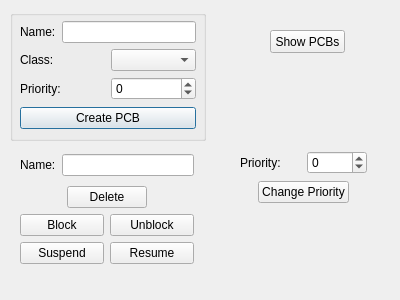
<?xml version="1.0" encoding="UTF-8"?>
<ui version="4.0">
 <class>PCBManagerDialog</class>
 <widget class="QDialog" name="PCBManagerDialog">
  <property name="geometry">
   <rect>
    <x>0</x>
    <y>0</y>
    <width>400</width>
    <height>300</height>
   </rect>
  </property>
  <property name="windowTitle">
   <string>PCB Manager</string>
  </property>
  <widget class="QGroupBox" name="createBox">
   <property name="geometry">
    <rect>
     <x>10</x>
     <y>10</y>
     <width>196</width>
     <height>131</height>
    </rect>
   </property>
   <property name="sizePolicy">
    <sizepolicy hsizetype="Fixed" vsizetype="Fixed">
     <horstretch>0</horstretch>
     <verstretch>0</verstretch>
    </sizepolicy>
   </property>
   <property name="title">
    <string/>
   </property>
   <widget class="QWidget" name="layoutWidget">
    <property name="geometry">
     <rect>
      <x>10</x>
      <y>10</y>
      <width>176</width>
      <height>111</height>
     </rect>
    </property>
    <layout class="QVBoxLayout" name="verticalLayout_2">
     <item>
      <layout class="QVBoxLayout" name="verticalLayout">
       <item>
        <layout class="QHBoxLayout" name="horizontalLayout">
         <item>
          <widget class="QLabel" name="createNameLabel">
           <property name="text">
            <string>Name:</string>
           </property>
          </widget>
         </item>
         <item>
          <widget class="QLineEdit" name="createNameEdit"/>
         </item>
        </layout>
       </item>
       <item>
        <layout class="QHBoxLayout" name="horizontalLayout_2">
         <item>
          <widget class="QLabel" name="classLabel">
           <property name="text">
            <string>Class:</string>
           </property>
          </widget>
         </item>
         <item>
          <widget class="QComboBox" name="classCombo">
           <property name="editable">
            <bool>false</bool>
           </property>
           <property name="currentText">
            <string/>
           </property>
           <property name="currentIndex">
            <number>-1</number>
           </property>
          </widget>
         </item>
        </layout>
       </item>
       <item>
        <layout class="QHBoxLayout" name="horizontalLayout_3">
         <item>
          <widget class="QLabel" name="createPriorityLabel">
           <property name="text">
            <string>Priority:</string>
           </property>
          </widget>
         </item>
         <item>
          <widget class="QSpinBox" name="createPriorityBox">
           <property name="minimum">
            <number>-127</number>
           </property>
           <property name="maximum">
            <number>128</number>
           </property>
          </widget>
         </item>
        </layout>
       </item>
      </layout>
     </item>
     <item>
      <widget class="QPushButton" name="createButton">
       <property name="text">
        <string>Create PCB</string>
       </property>
      </widget>
     </item>
    </layout>
   </widget>
  </widget>
  <widget class="QPushButton" name="showButton">
   <property name="geometry">
    <rect>
     <x>270</x>
     <y>30</y>
     <width>75</width>
     <height>23</height>
    </rect>
   </property>
   <property name="text">
    <string>Show PCBs</string>
   </property>
  </widget>
  <widget class="QWidget" name="layoutWidget">
   <property name="geometry">
    <rect>
     <x>20</x>
     <y>150</y>
     <width>174</width>
     <height>119</height>
    </rect>
   </property>
   <layout class="QVBoxLayout" name="verticalLayout_4">
    <item>
     <layout class="QHBoxLayout" name="horizontalLayout_4">
      <item>
       <widget class="QLabel" name="editNameLabel">
        <property name="text">
         <string>Name:</string>
        </property>
       </widget>
      </item>
      <item>
       <widget class="QLineEdit" name="editNameEdit"/>
      </item>
     </layout>
    </item>
    <item>
     <layout class="QVBoxLayout" name="verticalLayout_3">
      <item>
       <layout class="QHBoxLayout" name="horizontalLayout_5">
        <item>
         <spacer name="horizontalSpacer">
          <property name="orientation">
           <enum>Qt::Horizontal</enum>
          </property>
          <property name="sizeHint" stdset="0">
           <size>
            <width>40</width>
            <height>20</height>
           </size>
          </property>
         </spacer>
        </item>
        <item>
         <widget class="QPushButton" name="deleteButton">
          <property name="text">
           <string>Delete</string>
          </property>
         </widget>
        </item>
        <item>
         <spacer name="horizontalSpacer_2">
          <property name="orientation">
           <enum>Qt::Horizontal</enum>
          </property>
          <property name="sizeHint" stdset="0">
           <size>
            <width>40</width>
            <height>20</height>
           </size>
          </property>
         </spacer>
        </item>
       </layout>
      </item>
      <item>
       <layout class="QHBoxLayout" name="horizontalLayout_6">
        <item>
         <widget class="QPushButton" name="blockButton">
          <property name="text">
           <string>Block</string>
          </property>
         </widget>
        </item>
        <item>
         <widget class="QPushButton" name="unblockButton">
          <property name="text">
           <string>Unblock</string>
          </property>
         </widget>
        </item>
       </layout>
      </item>
      <item>
       <layout class="QHBoxLayout" name="horizontalLayout_7">
        <item>
         <widget class="QPushButton" name="suspendButton">
          <property name="text">
           <string>Suspend</string>
          </property>
         </widget>
        </item>
        <item>
         <widget class="QPushButton" name="resumeButton">
          <property name="text">
           <string>Resume</string>
          </property>
         </widget>
        </item>
       </layout>
      </item>
     </layout>
    </item>
   </layout>
  </widget>
  <widget class="QWidget" name="layoutWidget">
   <property name="geometry">
    <rect>
     <x>240</x>
     <y>150</y>
     <width>127</width>
     <height>55</height>
    </rect>
   </property>
   <layout class="QVBoxLayout" name="verticalLayout_5">
    <item>
     <layout class="QHBoxLayout" name="horizontalLayout_8">
      <item>
       <widget class="QLabel" name="editPriorityLabel">
        <property name="text">
         <string>Priority:</string>
        </property>
       </widget>
      </item>
      <item>
       <widget class="QSpinBox" name="editPriorityBox">
        <property name="minimum">
         <number>-127</number>
        </property>
        <property name="maximum">
         <number>128</number>
        </property>
       </widget>
      </item>
     </layout>
    </item>
    <item>
     <layout class="QHBoxLayout" name="horizontalLayout_9">
      <item>
       <spacer name="horizontalSpacer_3">
        <property name="orientation">
         <enum>Qt::Horizontal</enum>
        </property>
        <property name="sizeHint" stdset="0">
         <size>
          <width>18</width>
          <height>20</height>
         </size>
        </property>
       </spacer>
      </item>
      <item>
       <widget class="QPushButton" name="changePriorityButton">
        <property name="text">
         <string>Change Priority</string>
        </property>
       </widget>
      </item>
      <item>
       <spacer name="horizontalSpacer_4">
        <property name="orientation">
         <enum>Qt::Horizontal</enum>
        </property>
        <property name="sizeHint" stdset="0">
         <size>
          <width>18</width>
          <height>20</height>
         </size>
        </property>
       </spacer>
      </item>
     </layout>
    </item>
   </layout>
  </widget>
  <zorder>layoutWidget</zorder>
  <zorder>layoutWidget</zorder>
  <zorder>createBox</zorder>
  <zorder>showButton</zorder>
 </widget>
 <resources/>
 <connections/>
</ui>
